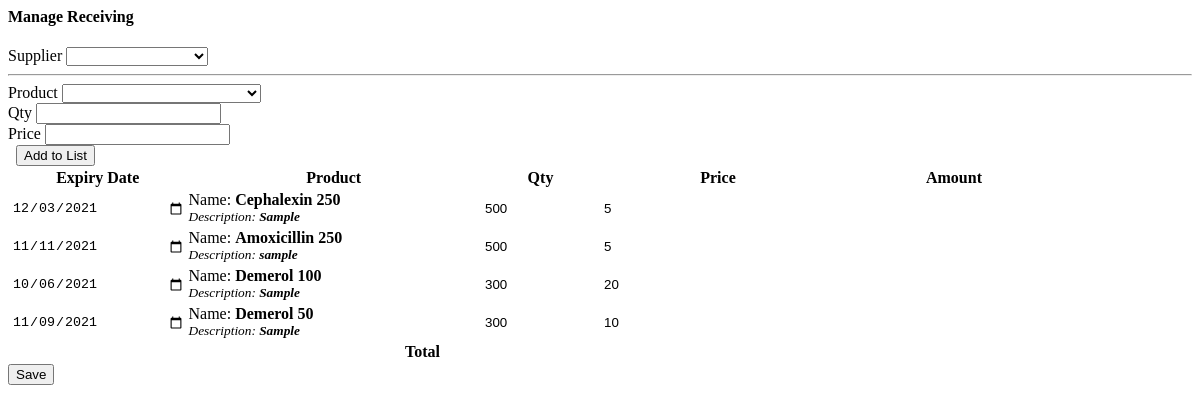
Page /manage_receiving.php?id=1 on the committed database.
### tables this page shows
CREATE TABLE `inventory` (
  `id` int(30) NOT NULL,
  `product_id` int(30) NOT NULL,
  `qty` int(30) NOT NULL,
  `type` tinyint(1) NOT NULL COMMENT '1= stockin , 2 = stockout',
  `stock_from` varchar(100) NOT NULL COMMENT 'sales/receiving',
  `form_id` int(30) NOT NULL,
  `expiry_date` date NOT NULL,
  `expired_confirmed` tinyint(1) NOT NULL DEFAULT 0,
  `other_details` text NOT NULL,
  `remarks` text NOT NULL,
  `date_updated` datetime NOT NULL DEFAULT current_timestamp() ON UPDATE current_timestamp()
);

CREATE TABLE `product_list` (
  `id` int(30) NOT NULL,
  `category_id` text NOT NULL,
  `type_id` int(30) NOT NULL,
  `sku` varchar(50) NOT NULL,
  `price` double NOT NULL,
  `name` varchar(150) NOT NULL,
  `measurement` text NOT NULL,
  `description` text NOT NULL,
  `prescription` tinyint(1) NOT NULL DEFAULT 0
);

### manage_receiving.php (the view, shortened to what this page needs)
<?php include 'db_connect.php';
if(isset($_GET['id'])){
	$inv = $conn->query("SELECT * FROM inventory where type=1 and form_id=".$_GET['id']);
}
?>
<div class="container-fluid">
	<div class="col-lg-12">
		<div class="card">
			<div class="card-header">
				<h4>Manage Receiving</h4>
			</div>
			<div class="card-body">
				<form action="" id="manage-receiving">
					<div class="col-md-12">
						<div class="row">
							<div class="form-group col-md-5">
								<label class="control-label">Supplier</label>
								<select name="supplier_id" id="" class="custom-select browser-default select2">
									<option value=""></option>
								<?php
								$supplier = $conn->query("SELECT * FROM supplier_list order by supplier_name asc");
								while($row=$supplier->fetch_assoc()):
								?>
									<option value="<?php echo $row['id'] ?>"><?php echo $row['supplier_name'] ?></option>
								<?php endwhile; ?>
								</select>
							</div>
						</div>
						<hr>
						<div class="row mb-3">
								<div class="col-md-4">
									<label class="control-label">Product</label>
									<select name="" id="product" class="custom-select browser-default select2">
										<option value=""></option>
									<?php
									$product = $conn->query("SELECT * FROM product_list  order by name asc");
									while($row=$product->fetch_assoc()):
										$prod[$row['id']] = $row;
									?>
										<option value="<?php echo $row['id'] ?>" data-name="<?php echo $row['name'] ?>" data-description="<?php echo $row['description'] ?>"><?php echo $row['name'] . ' | ' . $row['sku'] ?></option>
									<?php endwhile; ?>
									</select>
								</div>
								<div class="col-md-2">
									<label class="control-label">Qty</label>
									<input type="number" class="form-control text-right" step="any" id="qty" >
								</div>
								<div class="col-md-3">
									<label class="control-label">Price</label>
									<input type="number" class="form-control text-right" step="any" id="price" >
								</div>
								<div class="col-md-3">
									<label class="control-label">&nbsp</label>
									<button class="btn btn-block btn-sm btn-primary" type="button" id="add_list"><i class="fa fa-plus"></i> Add to List</button>
								</div>
						</div>
						<div class="row">
							<table class="table table-bordered" id="list">
								<colgroup>
									<col width="15%">
									<col width="25%">
									<col width="10%">
									<col width="20%">
									<col width="20%">
									<col width="10%">
								</colgroup>
								<thead>
									<tr>
										<th class="text-center">Expiry Date</th>
										<th class="text-center">Product</th>
										<th class="text-center">Qty</th>
										<th class="text-center">Price</th>
										<th class="text-center">Amount</th>
										<th class="text-center"></th>
									</tr>
								</thead>
								<tbody>
									<?php
									if(isset($id)):
									while($row = $inv->fetch_assoc()):
										foreach(json_decode($row['other_details']) as $k=>$v){
											$row[$k] = $v;
										}
									?>
										<tr class="item-row">
											<td>
												<input type="date" name="expiry_date[]" class="text-right" value="<?php echo date("Y-m-d",strtotime($row['expiry_date'])) ?>">
											</td>
											<td>
												<p class="pname">Name: <b><?php echo $prod[$row['product_id']]['name'] ?></b></p>
												<p class="pdesc"><small><i>Description: <b><?php echo $prod[$row['product_id']]['description'] ?></b></i></small></p>
											</td>
											<td>
												<input type="number" min="1" step="any" name="qty[]" value="<?php echo $row['qty'] ?>" class="text-right">
											</td>
											<td>
												<input type="number" min="1" step="any" name="price[]" value="<?php echo $row['price'] ?>" class="text-right">
											</td>
											<td>
											</td>
											<td class="text-center">
											</td>
										</tr>
									<?php endwhile; ?>
									<?php endif; ?>
								</tbody>
								<tfoot>
									<tr>
										<th class="text-right" colspan="4">Total</th>
										<th class="text-right tamount"></th>
										<th><input type="hidden" name="tamount" value=""></th>
									</tr>
								</tfoot>
							</table>
						</div>
						<div class="row">
							<div class="col-lg-12">
								<button class="btn btn-primary col-sm-3 btn-sm btn-block float-right .col-md-3">Save</button>
							</div>
						</div>
					</div>
				</form>
			</div>
		</div>
	</div>
</div>

### manage_receiving.php (style rules this page uses)
td { vertical-align: middle !important; justify-content: center; }
td>input { margin:auto; }
td p { margin: unset; }
td input { height: calc(100%); width: calc(100%); border: unset; }

### rows in the picture
inventory: expiry_date "12/03/2021", product.name "Cephalexin 250", product.description "Sample", qty "500", price "5"
inventory: expiry_date "11/11/2021", product.name "Amoxicillin 250", product.description "sample", qty "500", price "5"
inventory: expiry_date "10/06/2021", product.name "Demerol 100", product.description "Sample", qty "300", price "20"
inventory: expiry_date "11/09/2021", product.name "Demerol 50", product.description "Sample", qty "300", price "10"
